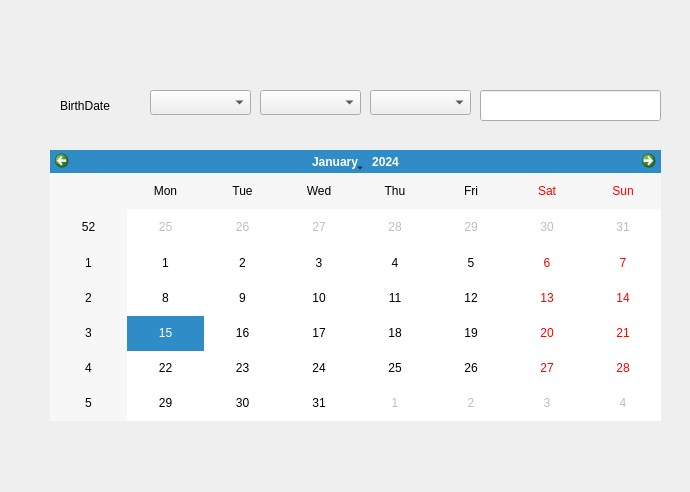
<?xml version="1.0" encoding="UTF-8"?>
<ui version="4.0">
 <class>Dialog</class>
 <widget class="QDialog" name="Dialog">
  <property name="geometry">
   <rect>
    <x>0</x>
    <y>0</y>
    <width>690</width>
    <height>492</height>
   </rect>
  </property>
  <property name="windowTitle">
   <string>Dialog</string>
  </property>
  <widget class="QLabel" name="label">
   <property name="geometry">
    <rect>
     <x>60</x>
     <y>80</y>
     <width>71</width>
     <height>51</height>
    </rect>
   </property>
   <property name="text">
    <string>BirthDate</string>
   </property>
  </widget>
  <widget class="QLineEdit" name="lineEdit">
   <property name="geometry">
    <rect>
     <x>480</x>
     <y>90</y>
     <width>181</width>
     <height>31</height>
    </rect>
   </property>
  </widget>
  <widget class="QComboBox" name="comboBox">
   <property name="geometry">
    <rect>
     <x>150</x>
     <y>90</y>
     <width>101</width>
     <height>25</height>
    </rect>
   </property>
  </widget>
  <widget class="QComboBox" name="comboBox_2">
   <property name="geometry">
    <rect>
     <x>260</x>
     <y>90</y>
     <width>101</width>
     <height>25</height>
    </rect>
   </property>
  </widget>
  <widget class="QComboBox" name="comboBox_3">
   <property name="geometry">
    <rect>
     <x>370</x>
     <y>90</y>
     <width>101</width>
     <height>25</height>
    </rect>
   </property>
  </widget>
  <widget class="QCalendarWidget" name="calendarWidget">
   <property name="geometry">
    <rect>
     <x>50</x>
     <y>150</y>
     <width>611</width>
     <height>271</height>
    </rect>
   </property>
  </widget>
 </widget>
 <resources/>
 <connections/>
</ui>
